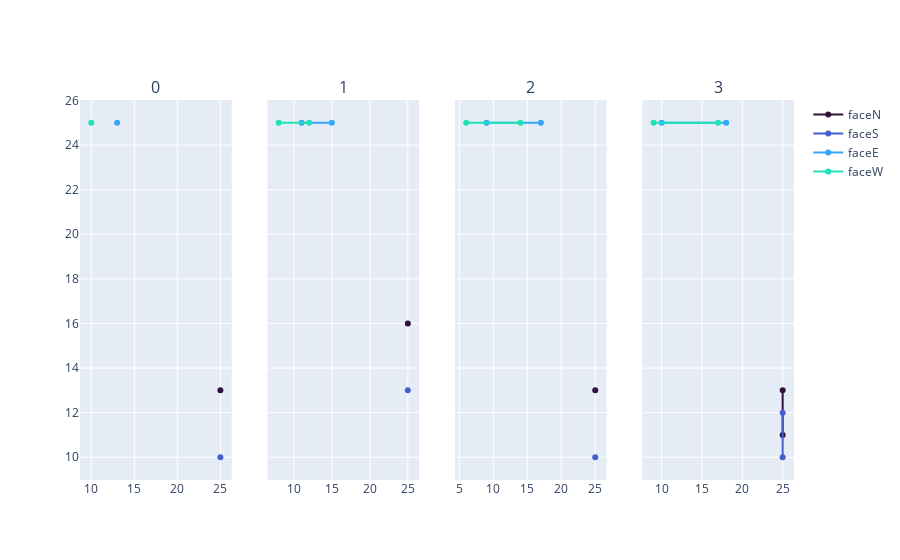

Write notebook code for a chart like this one.
### Code cell
s.step_through_problem()
show_solution_step(s)

### Figure 1 — Plotly figure (JSON) as saved in the notebook; plotly's stock layout.template omitted (floating-point values rounded to 4 significant figures)
{"data": [{"marker": {"color": "rgb(48, 18, 59)"}, "name": "faceN", "showlegend": true, "type": "scatter", "x": [25], "xaxis": "x", "y": [13], "yaxis": "y"}, {"marker": {"color": "rgb(68, 96, 208)"}, "name": "faceS", "showlegend": true, "type": "scatter", "x": [25], "xaxis": "x", "y": [10], "yaxis": "y"}, {"marker": {"color": "rgb(54, 167, 248)"}, "name": "faceE", "showlegend": true, "type": "scatter", "x": [13], "xaxis": "x", "y": [25], "yaxis": "y"}, {"marker": {"color": "rgb(33, 226, 181)"}, "name": "faceW", "showlegend": true, "type": "scatter", "x": [10], "xaxis": "x", "y": [25], "yaxis": "y"}, {"marker": {"color": "rgb(48, 18, 59)"}, "name": "faceN", "showlegend": false, "type": "scatter", "x": [25], "xaxis": "x2", "y": [16], "yaxis": "y2"}, {"marker": {"color": "rgb(68, 96, 208)"}, "name": "faceS", "showlegend": false, "type": "scatter", "x": [25], "xaxis": "x2", "y": [13], "yaxis": "y2"}, {"marker": {"color": "rgb(54, 167, 248)"}, "name": "faceE", "showlegend": false, "type": "scatter", "x": [11, 15], "xaxis": "x2", "y": [25, 25], "yaxis": "y2"}, {"marker": {"color": "rgb(33, 226, 181)"}, "name": "faceW", "showlegend": false, "type": "scatter", "x": [8, 12], "xaxis": "x2", "y": [25, 25], "yaxis": "y2"}, {"marker": {"color": "rgb(48, 18, 59)"}, "name": "faceN", "showlegend": false, "type": "scatter", "x": [25], "xaxis": "x3", "y": [13], "yaxis": "y3"}, {"marker": {"color": "rgb(68, 96, 208)"}, "name": "faceS", "showlegend": false, "type": "scatter", "x": [25], "xaxis": "x3", "y": [10], "yaxis": "y3"}, {"marker": {"color": "rgb(54, 167, 248)"}, "name": "faceE", "showlegend": false, "type": "scatter", "x": [9, 17], "xaxis": "x3", "y": [25, 25], "yaxis": "y3"}, {"marker": {"color": "rgb(33, 226, 181)"}, "name": "faceW", "showlegend": false, "type": "scatter", "x": [6, 14], "xaxis": "x3", "y": [25, 25], "yaxis": "y3"}, {"marker": {"color": "rgb(48, 18, 59)"}, "name": "faceN", "showlegend": false, "type": "scatter", "x": [25, 25], "xaxis": "x4", "y": [11, 13], "yaxis": "y4"}, {"marker": {"color": "rgb(68, 96, 208)"}, "name": "faceS", "showlegend": false, "type": "scatter", "x": [25, 25], "xaxis": "x4", "y": [10, 12], "yaxis": "y4"}, {"marker": {"color": "rgb(54, 167, 248)"}, "name": "faceE", "showlegend": false, "type": "scatter", "x": [10, 18], "xaxis": "x4", "y": [25, 25], "yaxis": "y4"}, {"marker": {"color": "rgb(33, 226, 181)"}, "name": "faceW", "showlegend": false, "type": "scatter", "x": [9, 17], "xaxis": "x4", "y": [25, 25], "yaxis": "y4"}], "layout": {"annotations": [{"font": {"size": 16}, "showarrow": false, "text": "0", "x": 0.1062, "xanchor": "center", "xref": "paper", "y": 1, "yanchor": "bottom", "yref": "paper"}, {"font": {"size": 16}, "showarrow": false, "text": "1", "x": 0.3688, "xanchor": "center", "xref": "paper", "y": 1, "yanchor": "bottom", "yref": "paper"}, {"font": {"size": 16}, "showarrow": false, "text": "2", "x": 0.6313, "xanchor": "center", "xref": "paper", "y": 1, "yanchor": "bottom", "yref": "paper"}, {"font": {"size": 16}, "showarrow": false, "text": "3", "x": 0.8938, "xanchor": "center", "xref": "paper", "y": 1, "yanchor": "bottom", "yref": "paper"}], "xaxis": {"anchor": "y", "domain": [0, 0.2125]}, "xaxis2": {"anchor": "y2", "domain": [0.2625, 0.475]}, "xaxis3": {"anchor": "y3", "domain": [0.525, 0.7375]}, "xaxis4": {"anchor": "y4", "domain": [0.7875, 1]}, "yaxis": {"anchor": "x", "domain": [0, 1]}, "yaxis2": {"anchor": "x2", "domain": [0, 1], "matches": "y", "showticklabels": false}, "yaxis3": {"anchor": "x3", "domain": [0, 1], "matches": "y", "showticklabels": false}, "yaxis4": {"anchor": "x4", "domain": [0, 1], "matches": "y", "showticklabels": false}}}
